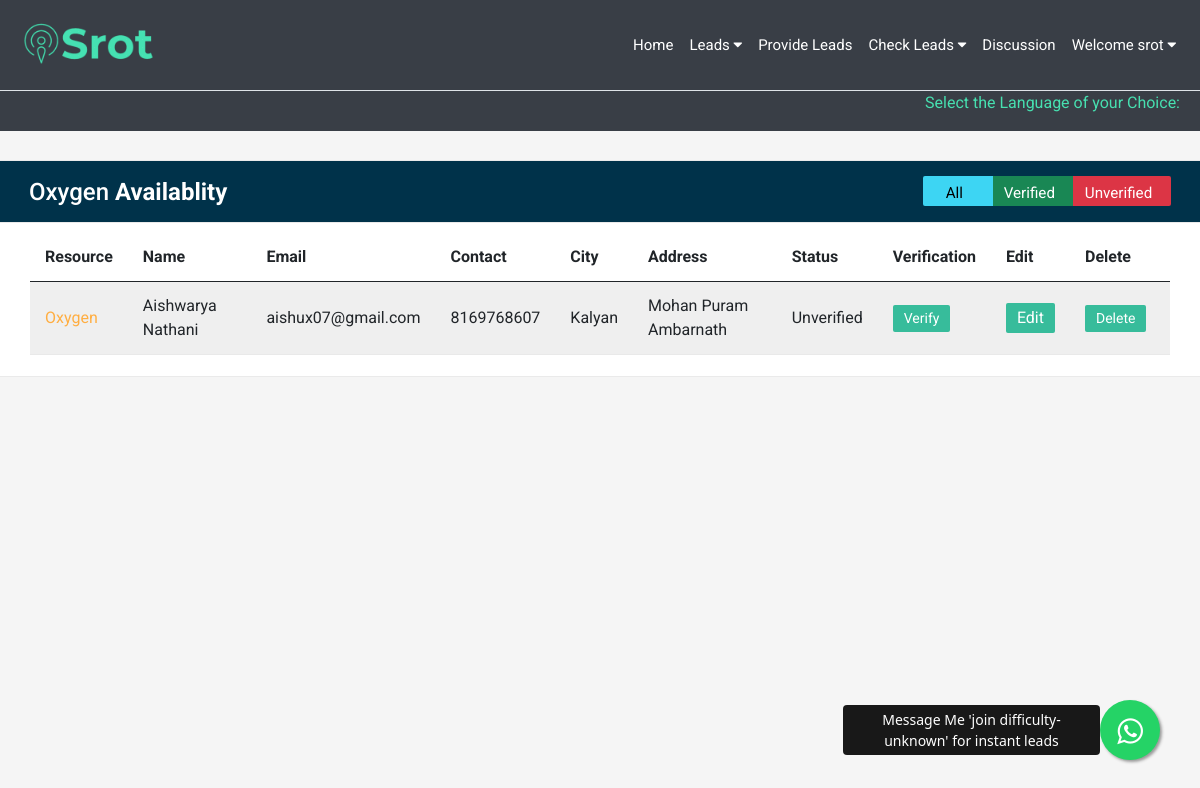
The app's page /volunteer/oxygen (signed in), older data.
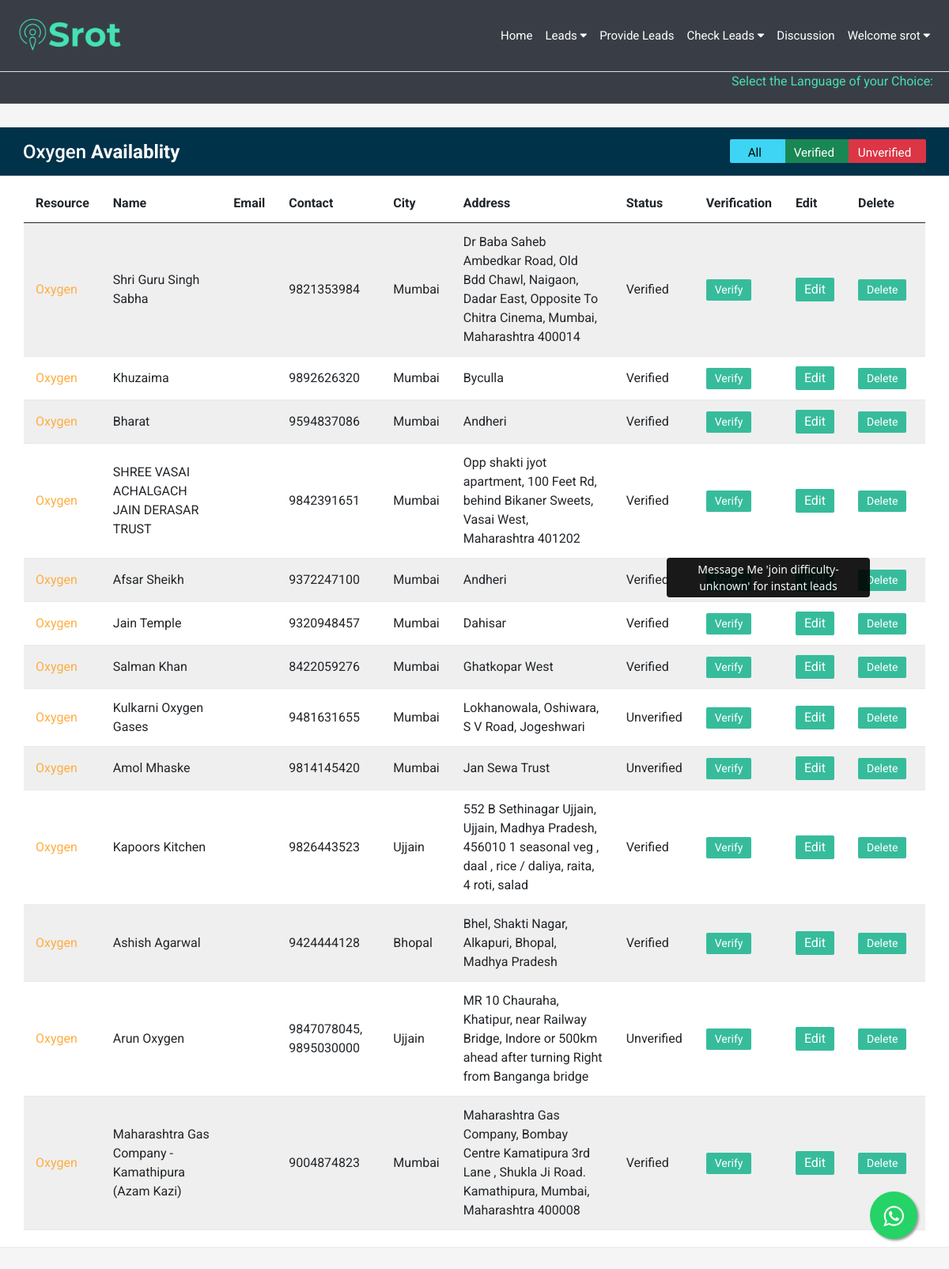
The same page, newer data.
### srotApp/models.py (models this page shows, shortened)
class Oxygen(models.Model):
    volunteer_verify = models.CharField(max_length=100, default="Unverified")
    oxygen_lead_name = models.CharField(max_length=100)
    oxygen_lead_email = models.CharField(max_length=100,null=True,blank=True)
    oxygen_lead_contact = models.CharField(max_length=100)
    oxygen_lead_state = models.CharField(max_length=100)
    oxygen_lead_city = models.CharField(max_length=100)
    oxygen_lead_address = models.CharField(max_length=500)
    oxygen_lead_verify = models.CharField(max_length=100)
    oxygen_lead_details = models.CharField(max_length=500,null=True,blank=True)
    volunteer_deleted = models.CharField(choices=(("Yes","Yes"),("No","No")),max_length=5,default="No")

### srotApp/views.py (the view)
# urls.py: path('volunteer/oxygen',views.voloxygen,name="voloxygen"),
def voloxygen(request):
    if request.user.groups.filter(name="Volunteer").exists():
        all_oxys = Oxygen.objects.filter(volunteer_deleted = "No")
        context = {'oxys':all_oxys}
    else:
        return redirect("home")
    return render(request,'volunteer/oxygen.html',context)

### templates/volunteer/oxygen.html (shortened to what this page needs)
{% extends 'basic.html' %}
{% block basic_head %}
<link rel="stylesheet" href="/media/css/volunteer.css">
{% endblock basic_head %}
{% block basic_body %}
    <div class="table-wrapper">
        <div class="table-title">
            <div class="row">
                <div class="col-sm-6">
                    <h2>Oxygen <b>Availablity</b></h2>
                </div>
                <div class="col-sm-6">
                    <div class="btn-group" data-toggle="buttons">
                        <label class="btn btn-info active">
                            <span style="margin-right: -10px;">All</span>
                        </label>
                        <label class="btn btn-success">
                            <span style="margin-right: -10px;">Verified</span>
                        </label>
                        <label class="btn btn-danger">
                            <span style="margin-right: -10px;">Unverified</span>
                        </label>
                    </div>
                </div>
            </div>
        </div>
        <table class="table table-striped table-hover">
            <thead>
                <tr>
                    <th>Resource</th>
                    <th>Name</th>
                    <th>Email</th>
                    <th>Contact</th>
                    <th>City</th>
                    <th>Address</th>
                    <th>Status</th>
                    <th>Verification</th>
                    <th>Edit</th>
                    <th>Delete</th>
                </tr>
            </thead>
            <tbody>
                {% for oxy in oxys %}
                {% if  oxy.volunteer_verify == "Verified" %}
                <tr data-status="active">
                    <td style="color: #FFAE42;">Oxygen</td>
                    <td>{{ oxy.oxygen_lead_name  }}</td>
                    <td>{{ oxy.oxygen_lead_email }}</td>
                    <td>{{ oxy.oxygen_lead_contact }}</td>
                    <td>{{ oxy.oxygen_lead_city }}</td>
                    <td>{{ oxy.oxygen_lead_address }}</td>
                    <td>{{ oxy.volunteer_verify }}</td>
                    <td><a href="{% url 'verifyLead' resource='Oxygen' id=oxy.id %}" class="btn btn-sm manage">Verify</a></td>
                    <td><a href="#" class="btn open-form" id="e{{oxy.id}}" onclick="editoxygen(this.id)"
                            style="color:white;">Edit</a></td>
                    <td><a href="{% url 'deleteLead' resource='Oxygen' id=oxy.id %}" class="btn btn-sm manage">Delete</a></td>
                </tr>
                {% else %}
                <tr data-status="expired">
                   <td style="color: #FFAE42;">Oxygen</td>
                    <td>{{ oxy.oxygen_lead_name  }}</td>
                    <td>{{ oxy.oxygen_lead_email }}</td>
                    <td>{{ oxy.oxygen_lead_contact }}</td>
                    <td>{{ oxy.oxygen_lead_city }}</td>
                    <td>{{ oxy.oxygen_lead_address }}</td>
                    <td>{{ oxy.volunteer_verify }}</td>
                    <td><a href="{% url 'verifyLead' resource='Oxygen' id=oxy.id %}" class="btn btn-sm manage">Verify</a></td>
                    <td><a href="#" class="btn open-form" id="e{{oxy.id}}" onclick="editoxygen(this.id)"
                            style="color:white;">Edit</a></td>
                    <td><a href="{% url 'deleteLead' resource='Oxygen' id=oxy.id %}" class="btn btn-sm manage">Delete</a></td>
                {% endif %}
                {% endfor %}
            </tbody>
        </table>
    </div>
{% endblock basic_body %}

Row changes from the older to the newer data that the page shows:
changed Oxygen: oxygen_lead_name "Aishwarya Nathani" → "Shri Guru Singh Sabha"; oxygen_lead_email "aishux07@gmail.com" → (not shown); oxygen_lead_contact "8169768607" → "9821353984"; oxygen_lead_city "Kalyan" → "Mumbai"; oxygen_lead_address "Mohan Puram Ambarnath" → "Dr Baba Saheb Ambedkar Road, Old Bdd Chawl, Naigaon, Dadar East, Opposite To Chitra Cinema, Mumbai, Maharashtra 400014"; volunteer_verify "Unverified" → "Verified"
added Oxygen: oxygen_lead_name "Khuzaima", oxygen_lead_contact "9892626320", oxygen_lead_city "Mumbai", oxygen_lead_address "Byculla", volunteer_verify "Verified"
added Oxygen: oxygen_lead_name "Bharat", oxygen_lead_contact "9594837086", oxygen_lead_city "Mumbai", oxygen_lead_address "Andheri", volunteer_verify "Verified"
added Oxygen: oxygen_lead_name "SHREE VASAI ACHALGACH JAIN DERASAR TRUST", oxygen_lead_contact "9842391651", oxygen_lead_city "Mumbai", oxygen_lead_address "Opp shakti jyot apartment, 100 Feet Rd, behind Bikaner Sweets, Vasai West, Maharashtra 401202", volunteer_verify "Verified"
added Oxygen: oxygen_lead_name "Afsar Sheikh", oxygen_lead_contact "9372247100", oxygen_lead_city "Mumbai", oxygen_lead_address "Andheri", volunteer_verify "Verified"
added Oxygen: oxygen_lead_name "Jain Temple", oxygen_lead_contact "9320948457", oxygen_lead_city "Mumbai", oxygen_lead_address "Dahisar", volunteer_verify "Verified"
added Oxygen: oxygen_lead_name "Salman Khan", oxygen_lead_contact "8422059276", oxygen_lead_city "Mumbai", oxygen_lead_address "Ghatkopar West", volunteer_verify "Verified"
added Oxygen: oxygen_lead_name "Kulkarni Oxygen Gases", oxygen_lead_contact "9481631655", oxygen_lead_city "Mumbai", oxygen_lead_address "Lokhanowala, Oshiwara, S V Road, Jogeshwari", volunteer_verify "Unverified"
added Oxygen: oxygen_lead_name "Amol Mhaske", oxygen_lead_contact "9814145420", oxygen_lead_city "Mumbai", oxygen_lead_address "Jan Sewa Trust", volunteer_verify "Unverified"
added Oxygen: oxygen_lead_name "Kapoors Kitchen", oxygen_lead_contact "9826443523", oxygen_lead_city "Ujjain", oxygen_lead_address "552 B Sethinagar Ujjain, Ujjain, Madhya Pradesh, 456010 1 seasonal veg , daal , rice / daliya, raita, 4 roti, salad", volunteer_verify "Verified"
added Oxygen: oxygen_lead_name "Ashish Agarwal", oxygen_lead_contact "9424444128", oxygen_lead_city "Bhopal", oxygen_lead_address "Bhel, Shakti Nagar, Alkapuri, Bhopal, Madhya Pradesh", volunteer_verify "Verified"
added Oxygen: oxygen_lead_name "Arun Oxygen", oxygen_lead_contact "9847078045, 9895030000", oxygen_lead_city "Ujjain", oxygen_lead_address "MR 10 Chauraha, Khatipur, near Railway Bridge, Indore or 500km ahead after turning Right from Banganga bridge", volunteer_verify "Unverified"
added Oxygen: oxygen_lead_name "Maharashtra Gas Company - Kamathipura (Azam Kazi)", oxygen_lead_contact "9004874823", oxygen_lead_city "Mumbai", oxygen_lead_address "Maharashtra Gas Company, Bombay Centre Kamatipura 3rd Lane , Shukla Ji Road. Kamathipura, Mumbai, Maharashtra 400008", volunteer_verify "Verified"
